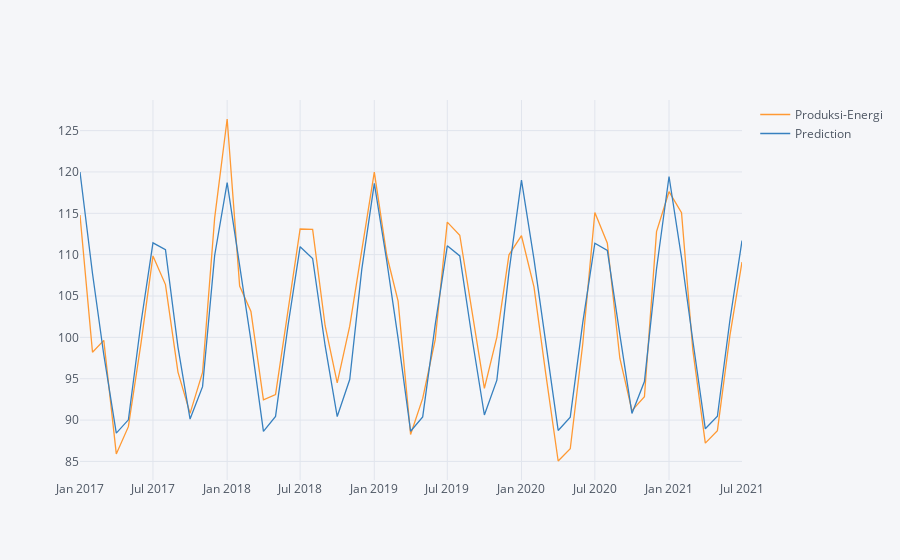

Source (notebook cell):
### Markdown cell above
# <center><font color="blue">Visualisasikan Prediksi</font></center>

### Code cell
future_forecast = pd.DataFrame(future_forecast,index = test.index,columns=['Prediction'])
pd.concat([test,future_forecast],axis=1).iplot()
